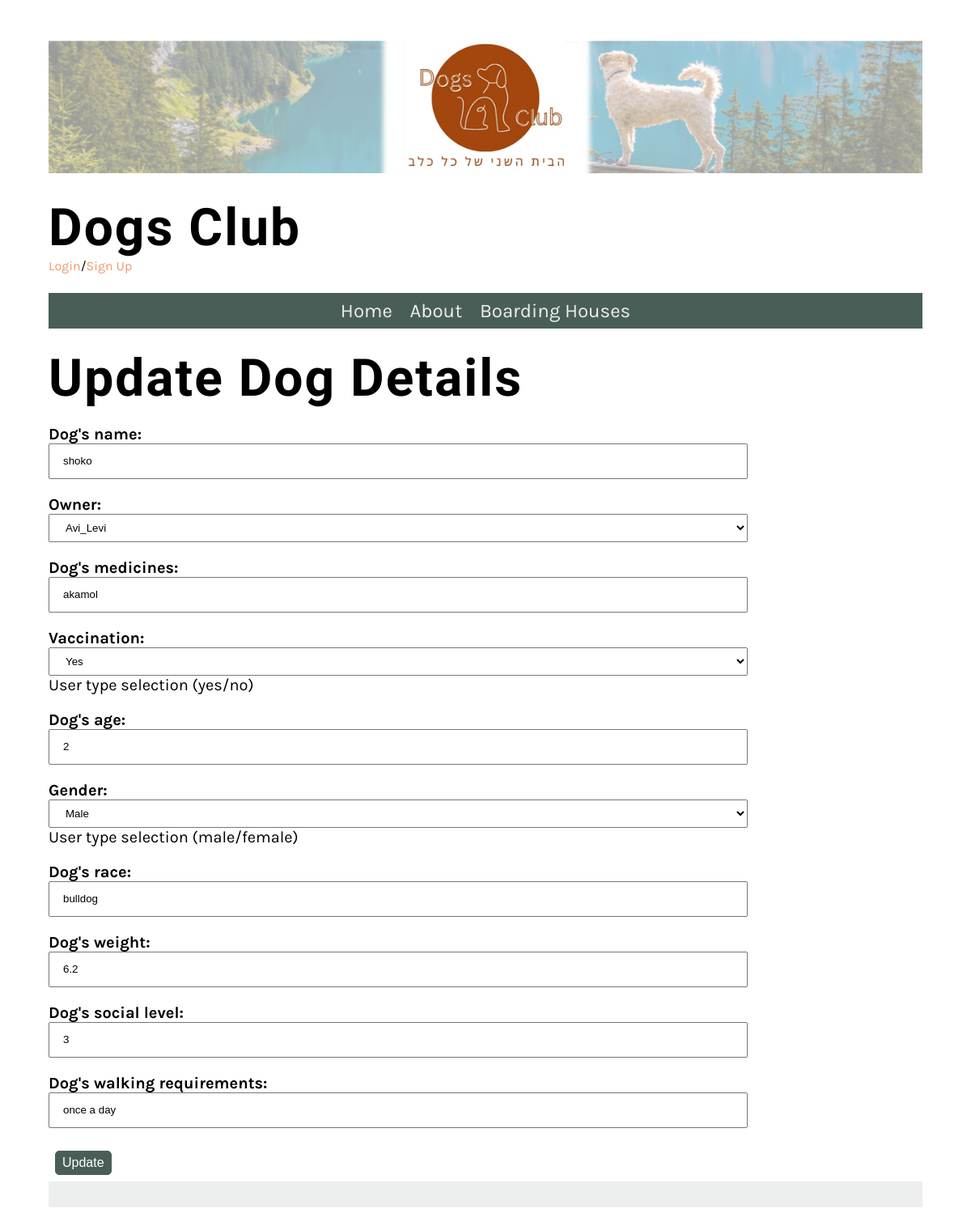
Screenshot of /Website/dogs/10203040/update/ with the database file from the repository.
### Website/models.py (models this page shows, shortened)
class Dog(models.Model):
    chip_id = models.CharField(primary_key=True, max_length=50, unique=True, verbose_name="CHIPID")
    name = models.CharField(max_length=20, verbose_name="Dog's name")
    owner = models.ForeignKey(User, on_delete=models.CASCADE, verbose_name="Owner")
    medicines = models.CharField(max_length=80, verbose_name="Dog's medicines")
    VACCINATION_CHOICES = [
        ('yes', 'Yes'),
        ('no', 'No')
    ]
    vaccination = models.CharField(max_length=3, choices=VACCINATION_CHOICES, verbose_name="Vaccination", help_text="User type selection (yes/no)")
    age = models.IntegerField(verbose_name="Dog's age")
    GENDER_CHOICES = [
        ('male', 'Male'),
        ('female', 'Female')
    ]
    gender = models.CharField(max_length=8, choices=GENDER_CHOICES, verbose_name="Gender", help_text="User type selection (male/female)")
    race = models.CharField(max_length=20, verbose_name="Dog's race")
    weight = models.FloatField(verbose_name="Dog's weight")
    social_level = models.CharField(max_length=100, verbose_name="Dog's social level")
    walking_requirements = models.CharField(max_length=100, verbose_name="Dog's walking requirements")

### Website/views.py (the view, shortened to what this page needs)
# urls.py: path('dogs/<str:chip_id>/update/', DogUpdateView.as_view(), name='update_dog'),
class DogUpdateView(UpdateView):
    model = Dog
    fields = ['name', 'owner', 'medicines', 'vaccination', 'age', 'gender', 'race', 'weight', 'social_level', 'walking_requirements']
    template_name = 'dog_update.html'
    def get_object(self, queryset=None):
        chip_id = self.kwargs.get('chip_id')
        return get_object_or_404(Dog, chip_id=chip_id)

### Website/templates/dog_update.html (shortened to what this page needs)
{% extends 'base.html' %}
{% block content %}
<!DOCTYPE html>
<html lang="en">
<head>
</head>
<body>
    <h1>Update Dog Details</h1>
    <form method="post">
        {{ form.as_p }}
        <button type="submit" class="small_button">Update</button>
    </form>
</body>
</html>
{% endblock %}

### Website/static/css/style.css (style rules this page uses)
body { font-family: 'Karla', sans-serif; margin-top: 3rem; margin-bottom: 3rem; margin-left: 5%; margin-right: 5%; }
h1, h2, h3, h4, h5, h6 { font-family: 'Markazi Text', serif; letter-spacing: 2px;; }
h1 { font-size: 4rem; margin-top: 1.5rem; margin-bottom: 0; }
p, ul { font-size: 1.25rem;; }
label { font-weight: bold; display: block; }
input, select { width: 80%; display: block; padding: .5rem 1rem; line-height: 1.5rem; box-sizing: border-box; }
.small_button { padding: .25rem .5rem; border: 1px solid #495E57; background-color: #495E57; border-radius: 5px; font-size: 1rem; display: inline-block; color: #fff; line-height: 20px; margin: 0.5rem; }

### rows the page displays
Dog: name "shoko", owner "Avi_Levi", medicines "akamol", vaccination "Yes", age "2", gender "Male", race "bulldog", weight "6.2", social_level "3", walking_requirements "once a day"
